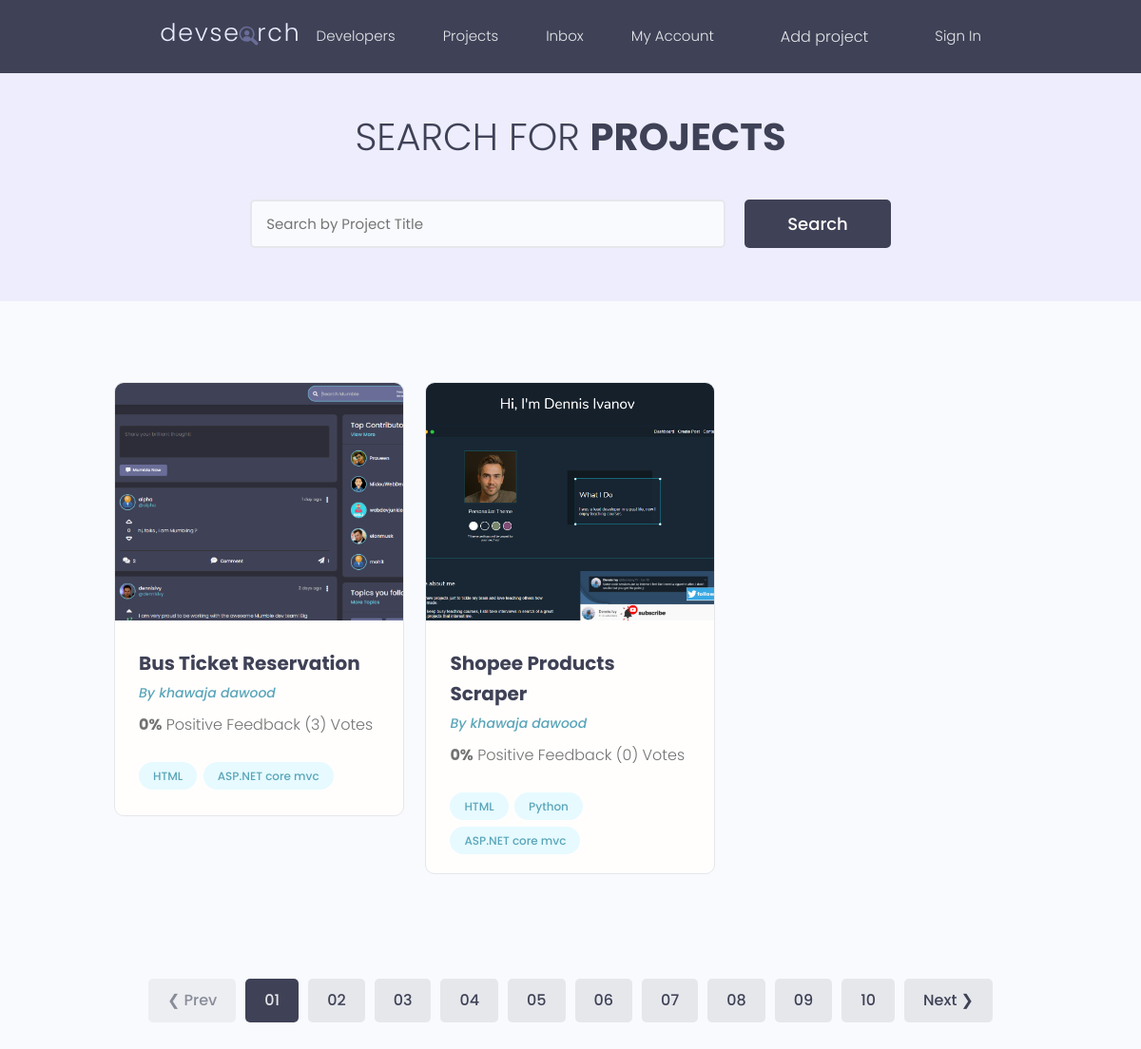
The app's page /, older data.
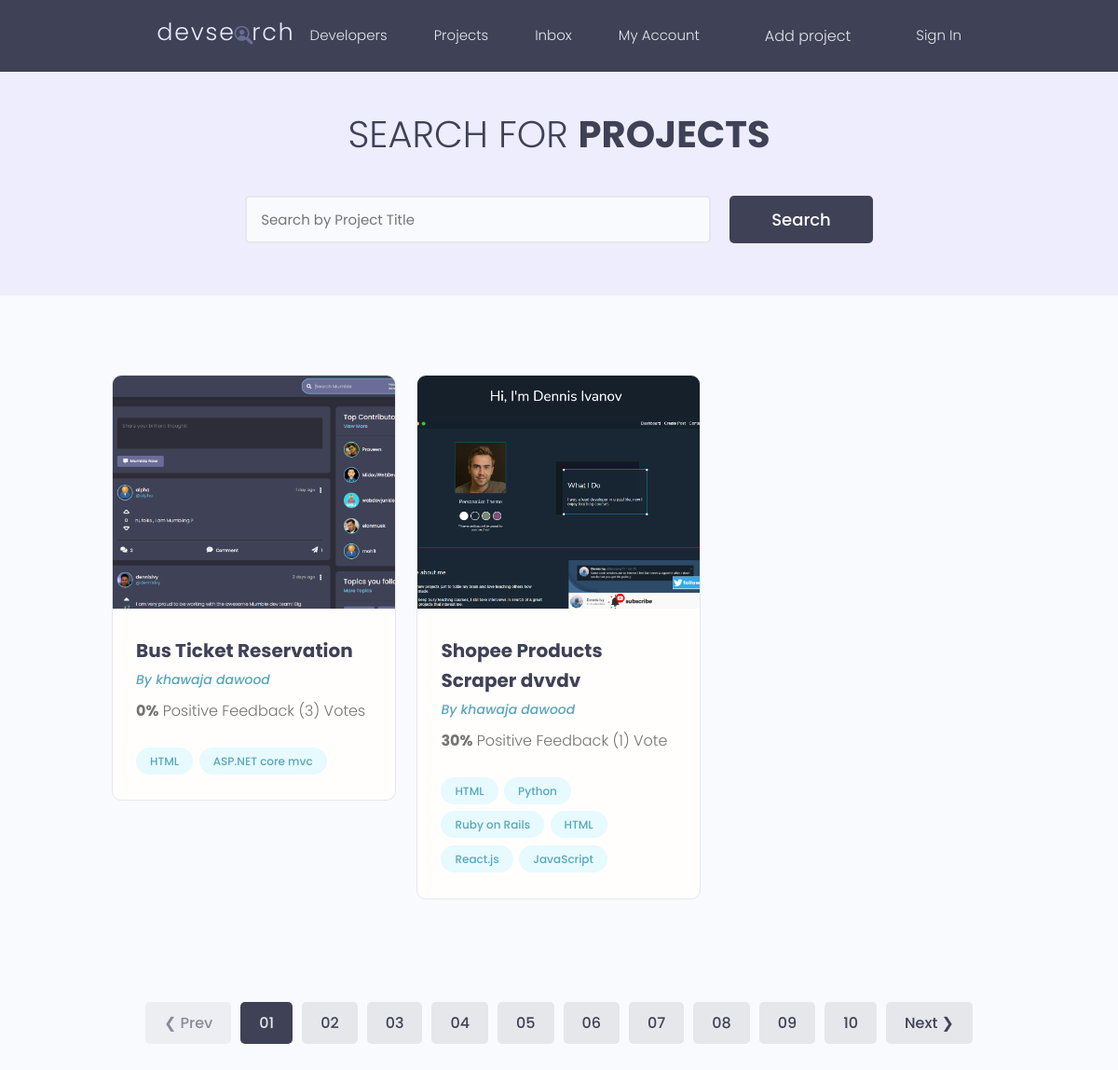
The same page, newer data.
### projects/models.py (models this page shows, shortened)
class Project(models.Model):
    id = models.UUIDField(default=uuid.uuid4, unique=True, primary_key=True, editable=False)
    title = models.CharField(max_length=150, unique=True)
    developer = models.ForeignKey(Profile, max_length=150, on_delete=models.CASCADE, null=True, blank=True)
    featured_image = models.ImageField(null=True, blank=True, default='default.jpg')
    description = models.TextField(null=True, blank=True)
    demo_link = models.CharField(max_length=200, null=True, blank=True, unique=True)
    source_link = models.CharField(max_length=200, null=True, blank=True, unique=True)
    vote_total = models.IntegerField(default=0)
    vote_ratio = models.IntegerField(default=0)
    created = models.DateTimeField(auto_now_add=True)
    tags = models.ManyToManyField('Tag', blank=True)
    active = models.BooleanField(default=True)
    @property
    def imageURL(self):
        try:
            img = self.featured_image.url
        except ValueError:
            img = ''
        return img

class MyUser(AbstractUser):
    roles = (
        ('Student', 'Student'),
        ('Developer', 'Developer'),
        ('Teacher', 'Teacher'),
        ('Admin', 'Admin'),
    )
    id = models.UUIDField(default=uuid.uuid4, unique=True, primary_key=True, editable=False)
    registration_number = models.CharField(max_length=150, unique=True)
    username = models.CharField(max_length=150, unique=True)
    email = models.EmailField(unique=True)
    first_name = models.CharField(max_length=150, blank=True, null=True)
    last_name = models.CharField(max_length=150, blank=True, null=True)
    phone_number = models.PositiveIntegerField(null=True, blank=True)
    user_title = models.CharField(max_length=100, default='Student', help_text='Like Node.js, Python, ROR or Django developer')
    user_roles = models.CharField(max_length=100, default='Student', choices=roles, help_text='By Default is Student. Developer, Teacher, Student')
    about = models.TextField(max_length=300, blank=True, null=True)
    is_staff = models.BooleanField(default=False, verbose_name='Staff',
                                   help_text='Designates whether the user can log into this admin site.',
                                   )
    is_active = models.BooleanField(default=True, verbose_name='Active',
                                    help_text='Designates whether this user should be treated as active. '
                                              'Unselect this instead of deleting accounts.')
    tags = models.ManyToManyField('Tag', blank=True)
    created = models.DateTimeField(auto_now_add=True)
    updated = models.DateTimeField(auto_now=True)
    objects = CustomUserManager()
    EMAIL_FIELD = 'email' """=============================+++++++++++++++++++++============================="""
    USERNAME_FIELD = 'registration_number'
    REQUIRED_FIELDS = ['email', 'username']

class Tag(models.Model):
    name = models.CharField(max_length=200, unique=True)
    id = models.UUIDField(default=uuid.uuid4, unique=True, primary_key=True, editable=False)
    created = models.DateTimeField(auto_now_add=True)
    active = models.BooleanField(default=True)

### users/models.py (models this page shows, shortened)
class Profile(models.Model):
    user = models.OneToOneField(settings.AUTH_USER_MODEL, on_delete=models.CASCADE, null=True, blank=True)
    bio = models.TextField(blank=True, null=True)
    location = models.CharField(max_length=150, null=True, blank=True)
    profile_image = models.ImageField(upload_to='profile-pics/', default='profile-pics/user-default.png', blank=True, null=True)
    social_github = models.URLField(blank=True, null=True)
    social_linkedin = models.URLField(blank=True, null=True)
    social_stackoverflow = models.URLField(blank=True, null=True)
    social_twitter = models.URLField(blank=True, null=True)
    social_website = models.URLField(blank=True, null=True)
    id = models.UUIDField(default=uuid.uuid4, unique=True, primary_key=True, editable=False)
    created = models.DateTimeField(auto_now_add=True)
    updated = models.DateTimeField(auto_now=True)
    is_active = models.BooleanField(default=True, verbose_name='Active',
                                    help_text='Designates whether this profile should be treated as active. '
                                              'Unselect this instead of deleting accounts.')

### projects/views.py (the view)
# urls.py: path('', include('projects.urls')),
def projects(request):
    project_obj = Project.objects.filter(active=True)
    context = {'projects': project_obj}
    return render(request=request, template_name='projects/projects.html', context=context)

### projects/templates/projects/projects.html (shortened to what this page needs)
{% extends 'main.html' %}
{% block content %}
    <main class="projects">
        <section class="hero-section text-center">
            <div class="container container--narrow">
                <div class="hero-section__box">
                  <h2>Search for <span>Projects</span></h2>
                </div>
                <div class="hero-section__search">
                      <form class="form" action="#" method="get">
                            <div class="form__field">
                                <input class="input input--text" id="formInput#search" type="text" name="text"
                                       placeholder="Search by Project Title" />
                            </div>
                          <input class="btn btn--sub btn--lg" type="submit" value="Search" />
                      </form>
                </div>
            </div>
        </section>
    <section class="projectsList">
        <div class="container">
            <div class="grid grid--three">
                {% for project in projects %}
                    <div class="column">
                        <div class="card project">
                            <a href="{% url 'project' project.id %}" class="project">
                                <img class="project__thumbnail" src="{{ project.imageURL}}" alt="project thumbnail" />
                                <div class="card__body">
                                    <h3 class="project__title">{{ project.title}}</h3>
                                    <p><a class="project__author" href="{% url 'profile' project.developer.id %}">By {{ project.developer.user.get_full_name }}</a></p>
                                    <p class="project--rating">
                                        <span style="font-weight: bold;">{{project.vote_ratio}}%</span> Positive
                                    Feedback ({{project.vote_total}}) Vote{{project.vote_total|pluralize:"s"}}
                                    </p>
                                    <div class="project__tags">
                                        {% for tag in project.tags.all %}
                                            <span class="tag tag--pill tag--main">
                                                <small>{{ tag.name }}</small>
                                            </span>
                                        {% endfor %}
                                    </div>
                                </div>
                            </a>
                        </div>
                    </div>
                {% endfor %}
        </div>
      </div>
    </section>
    <div class="pagination">
      <ul class="container">
        <li><a href="#" class="btn btn--disabled">&#10094; Prev</a></li>
        <li><a href="#" class="btn btn--sub">01</a></li>
        <li><a href="#" class="btn">02</a></li>
        <li><a href="#" class="btn">03</a></li>
        <li><a href="#" class="btn">04</a></li>
        <li><a href="#" class="btn">05</a></li>
        <li><a href="#" class="btn">06</a></li>
        <li><a href="#" class="btn">07</a></li>
        <li><a href="#" class="btn">08</a></li>
        <li><a href="#" class="btn">09</a></li>
        <li><a href="#" class="btn">10</a></li>
        <li><a href="#" class="btn">Next &#10095;</a></li>
      </ul>
    </div>
  </main>
{% endblock content %}

### templates/main.html (shortened to what this page needs)
{% load static %}
<!DOCTYPE html>
<html lang="en">
<head>
    <link rel="stylesheet" href="https://cdn.iconmonstr.com/1.3.0/css/iconmonstr-iconic-font.min.css" />
    <link rel="stylesheet" href="{% static 'CSS/app.css' %}" />
    <link rel="stylesheet" href="{% static 'uikit/styles/uikit.css' %}" />
</head>
<body>
{% include 'nav.html' %}
{% block content %}
{% endblock content %}
</body>
</html>

### templates/nav.html (shortened to what this page needs)
{% load static %}
<header class="header">
    <div class="container container--narrow">
      <a href="/" class="header__logo" >
        <img src="{% static 'images/logo.svg' %}" alt="DevSearch Logo" />
      </a>
      <nav class="header__nav">
        <ul class="header__menu">
            <li class="header__menuItem"><a href="{% url 'developers-list' %}">Developers</a></li>
            <li class="header__menuItem"><a href="{% url 'projects-home' %}">Projects</a></li>
            <li class="header__menuItem"><a href="#">Inbox</a></li>
            <li class="header__menuItem"><a href="#">My Account</a></li>
            {% if request.user.role != 'student' %}
                <li class="header__menuItem"><a href="{% url 'create-project' %}" class="btn btn--sub">Add project</a></li>
            {% endif %}
            {% if user.is_authenticated %}
                <li class="header__menuItem"><a class="nav-item nav-link" href="{% url 'logout' %}">Sign Out</a></li>
                {% else %}
                <li class="header__menuItem"><a class="nav-item nav-link" href="{% url 'login' %}">Sign In</a></li>
                {% endif %}
        </ul>
      </nav>
    </div>
  </header>

### Static/CSS/app.css (style rules this page uses)
:root { --color-sub: #2d2d39; }
.btn--sub { background-color: var(--color-sub-light); }
.card { border: 2px solid var(--color-light); }
img { width: 100%; }
.header { position: sticky; z-index: 111; background-color: var(--color-sub); padding: 1.5rem 0; }
.header > .container { display: flex; justify-content: space-between; align-items: center; }
.header__logo > img { height: 3.8rem; }
.header__nav > ul { display: inline-flex; align-items: center; list-style: none; gap: 5rem; }
.header__menuItem > a { color: var(--color-light); font-weight: 300; }
.hero-section { height: 40vh; display: flex; align-items: center; background-color: var(--color-sub); }
.hero-section__box { margin-bottom: 4rem; }
.hero-section__box > h2, .hero-section__box > h2 > span { font-size: 4rem; color: var(--color-light); line-height: 1.3; text-transform: uppercase; }
.hero-section__box > h2 { font-weight: 300; }
.hero-section__box > h2 > span { font-weight: 700; }
.hero-section__search > .form { display: flex; align-items: center; justify-content: center; gap: 2rem; }
.hero-section__search > .form input.input--text { width: 50rem; }
.pagination { margin-top: 8rem; margin-bottom: 10rem; }
.pagination > ul { flex-wrap: wrap; list-style: none; display: flex; align-items: center; justify-content: center; gap: 1rem; }
.pagination .btn { color: var(--color-sub); }
.pagination .btn.btn--sub { color: var(--color-light); }
.project__author { font-size: 1.4rem; font-style: italic; }
.project--rating { margin-bottom: 1.6em; margin-top: .5em; }
.projects > .hero-section { background: var(--color-sub-lighter); height: 30vh; }
.projects .hero-section__box { margin-bottom: 2.5rem; }
.projects .hero-section__box > h2 { color: var(--color-sub); }
.projects .hero-section__box > h2 > span { font-weight: 700; color: var(--color-sub); }
.projectsList { margin-top: 8rem; }
.project__thumbnail { object-fit: cover; width: 100%; height: 25rem; object-position: top center; }
.project__title { font-size: 2rem; font-weight: 700; color: var(--color-sub); }

### Static/uikit/styles/modules/_variables.css (style rules this page uses)
:root { --color-main: #5aa5b9; --color-main-light: #e6faff; --color-sub: #3f4156; --color-sub-light: #51546e; --color-sub-lighter: #ededfd; --color-text: #737373; --color-gray: #8b8b8b; --color-light: #e5e7eb; --color-light-gray: #767676; --color-bg: #f8fafd; --color-white: #fffefd; --color-white-light: #f3f3f3; --color-success: #359e64; --color-success-bg: #def8e8; --color-error: #fc4b0b; --color-error-bg: #fff2ee; --font-base: 'Poppins', arial, helvetica, 'Segoe UI', roboto, ubuntu, sans-serif; --font-monospace: 'Fira Code', 'Courier New', courier, monospace; --font-regular: 300; --font-medium: 500; --font-bold: 700; --generic-shadow: 1px 1px 5px #00000010; --generic-transition: all 0.3s ease-in-out; }

### Static/uikit/styles/modules/_base.css (style rules this page uses)
* { margin: 0; padding: 0; box-sizing: border-box; text-rendering: optimizeLegibility; color: inherit; font-size: inherit; }
html { font-size: 50%; }
@media only screen and (min-width: 480px) { html { font-size: 56.25%; } }
@media only screen and (min-width: 1200px) { html { font-size: 62.5%; } }
body { line-height: 1.6; font-weight: 400; font-size: 1.5rem; color: var(--color-text); background-color: var(--color-bg); min-height: 100vh; }

### Static/uikit/styles/modules/_typography.css (style rules this page uses)
* { font-family: var(--font-base); }
h2 { font-size: 3.6rem; font-weight: var(--font-bold); }
h3 { font-size: 3.2rem; font-weight: var(--font-medium); }
p, span, strong { font-size: 1.6rem; color: var(--color-text); font-weight: var(--font-regular); }
a { padding-bottom: 2px; text-decoration: none; display: inline-block; color: var(--color-main); font-weight: var(--font-medium); }

### Static/uikit/styles/modules/_utilities.css (style rules this page uses)
.container { width: 92%; max-width: 165rem; margin: 0 auto; box-sizing: border-box; }
.container--narrow { width: 92%; max-width: 120rem; }
@media screen and (min-width: 1000px) { .container { width: 90%; } }
@media screen and (min-width: 1000px) { .container--narrow { width: 85%; } }
@media screen and (min-width: 1200px) { .container { width: 80%; } }
@media screen and (min-width: 1200px) { .container--narrow { width: 72%; } }
.text-center { text-align: center; }

### Static/uikit/styles/modules/_card.css (style rules this page uses)
.card { border-radius: 1rem; background-color: var(--color-white); border: 1.5px solid var(--color-light); width: auto; height: auto; margin-top: 0.5rem; margin-bottom: 0.5rem; overflow: hidden; }
.card__body, .card__header { padding: 2rem 2.5rem; }

Row changes from the older to the newer data that the page shows:
changed Project: title "Shopee Products Scraper" → "Shopee Products Scraper dvvdv"; vote_ratio "0" → "30"; vote_total "0" → "1"; gains Tag (name "HTML"); loses Tag (name "ASP.NET core mvc")
added Tag: name "Ruby on Rails", shown under Project "Shopee Products Scraper dvvdv"
added Tag: name "React.js", shown under Project "Shopee Products Scraper dvvdv"
added Tag: name "JavaScript", shown under Project "Shopee Products Scraper dvvdv"
